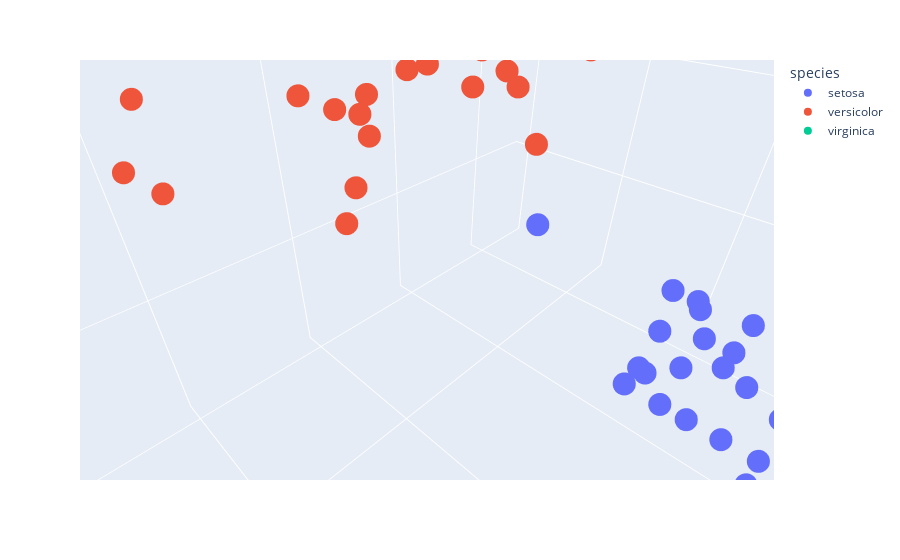

The code cell stored with this chart in its notebook:
### Code cell
import plotly.express as px
df = px.data.iris()
fig = px.scatter_3d(df, x='sepal_length', y='sepal_width', z='petal_width',
              color='species')
fig.show()

### Figure 1 — Plotly figure (JSON) as saved in the notebook; plotly's stock layout.template omitted (floating-point values rounded to 4 significant figures)
{"data": [{"hovertemplate": "species=setosa<br>sepal_length=%{x}<br>sepal_width=%{y}<br>petal_width=%{z}<extra></extra>", "legendgroup": "setosa", "marker": {"color": "#636efa", "symbol": "circle"}, "mode": "markers", "name": "setosa", "scene": "scene", "showlegend": true, "type": "scatter3d", "x": [5.1, 4.9, 4.7, 4.6, 5, 5.4, 4.6, 5, 4.4, 4.9, 5.4, 4.8, 4.8, 4.3, 5.8, 5.7, 5.4, 5.1, 5.7, 5.1, 5.4, 5.1, 4.6, 5.1, 4.8, 5, 5, 5.2, 5.2, 4.7, 4.8, 5.4, 5.2, 5.5, 4.9, 5, 5.5, 4.9, 4.4, 5.1, 5, 4.5, 4.4, 5, 5.1, 4.8, 5.1, 4.6, 5.3, 5], "y": [3.5, 3, 3.2, 3.1, 3.6, 3.9, 3.4, 3.4, 2.9, 3.1, 3.7, 3.4, 3, 3, 4, 4.4, 3.9, 3.5, 3.8, 3.8, 3.4, 3.7, 3.6, 3.3, 3.4, 3, 3.4, 3.5, 3.4, 3.2, 3.1, 3.4, 4.1, 4.2, 3.1, 3.2, 3.5, 3.1, 3, 3.4, 3.5, 2.3, 3.2, 3.5, 3.8, 3, 3.8, 3.2, 3.7, 3.3], "z": [0.2, 0.2, 0.2, 0.2, 0.2, 0.4, 0.3, 0.2, 0.2, 0.1, 0.2, 0.2, 0.1, 0.1, 0.2, 0.4, 0.4, 0.3, 0.3, 0.3, 0.2, 0.4, 0.2, 0.5, 0.2, 0.2, 0.4, 0.2, 0.2, 0.2, 0.2, 0.4, 0.1, 0.2, 0.1, 0.2, 0.2, 0.1, 0.2, 0.2, 0.3, 0.3, 0.2, 0.6, 0.4, 0.3, 0.2, 0.2, 0.2, 0.2]}, {"hovertemplate": "species=versicolor<br>sepal_length=%{x}<br>sepal_width=%{y}<br>petal_width=%{z}<extra></extra>", "legendgroup": "versicolor", "marker": {"color": "#EF553B", "symbol": "circle"}, "mode": "markers", "name": "versicolor", "scene": "scene", "showlegend": true, "type": "scatter3d", "x": [7, 6.4, 6.9, 5.5, 6.5, 5.7, 6.3, 4.9, 6.6, 5.2, 5, 5.9, 6, 6.1, 5.6, 6.7, 5.6, 5.8, 6.2, 5.6, 5.9, 6.1, 6.3, 6.1, 6.4, 6.6, 6.8, 6.7, 6, 5.7, 5.5, 5.5, 5.8, 6, 5.4, 6, 6.7, 6.3, 5.6, 5.5, 5.5, 6.1, 5.8, 5, 5.6, 5.7, 5.7, 6.2, 5.1, 5.7], "y": [3.2, 3.2, 3.1, 2.3, 2.8, 2.8, 3.3, 2.4, 2.9, 2.7, 2, 3, 2.2, 2.9, 2.9, 3.1, 3, 2.7, 2.2, 2.5, 3.2, 2.8, 2.5, 2.8, 2.9, 3, 2.8, 3, 2.9, 2.6, 2.4, 2.4, 2.7, 2.7, 3, 3.4, 3.1, 2.3, 3, 2.5, 2.6, 3, 2.6, 2.3, 2.7, 3, 2.9, 2.9, 2.5, 2.8], "z": [1.4, 1.5, 1.5, 1.3, 1.5, 1.3, 1.6, 1, 1.3, 1.4, 1, 1.5, 1, 1.4, 1.3, 1.4, 1.5, 1, 1.5, 1.1, 1.8, 1.3, 1.5, 1.2, 1.3, 1.4, 1.4, 1.7, 1.5, 1, 1.1, 1, 1.2, 1.6, 1.5, 1.6, 1.5, 1.3, 1.3, 1.3, 1.2, 1.4, 1.2, 1, 1.3, 1.2, 1.3, 1.3, 1.1, 1.3]}, {"hovertemplate": "species=virginica<br>sepal_length=%{x}<br>sepal_width=%{y}<br>petal_width=%{z}<extra></extra>", "legendgroup": "virginica", "marker": {"color": "#00cc96", "symbol": "circle"}, "mode": "markers", "name": "virginica", "scene": "scene", "showlegend": true, "type": "scatter3d", "x": [6.3, 5.8, 7.1, 6.3, 6.5, 7.6, 4.9, 7.3, 6.7, 7.2, 6.5, 6.4, 6.8, 5.7, 5.8, 6.4, 6.5, 7.7, 7.7, 6, 6.9, 5.6, 7.7, 6.3, 6.7, 7.2, 6.2, 6.1, 6.4, 7.2, 7.4, 7.9, 6.4, 6.3, 6.1, 7.7, 6.3, 6.4, 6, 6.9, 6.7, 6.9, 5.8, 6.8, 6.7, 6.7, 6.3, 6.5, 6.2, 5.9], "y": [3.3, 2.7, 3, 2.9, 3, 3, 2.5, 2.9, 2.5, 3.6, 3.2, 2.7, 3, 2.5, 2.8, 3.2, 3, 3.8, 2.6, 2.2, 3.2, 2.8, 2.8, 2.7, 3.3, 3.2, 2.8, 3, 2.8, 3, 2.8, 3.8, 2.8, 2.8, 2.6, 3, 3.4, 3.1, 3, 3.1, 3.1, 3.1, 2.7, 3.2, 3.3, 3, 2.5, 3, 3.4, 3], "z": [2.5, 1.9, 2.1, 1.8, 2.2, 2.1, 1.7, 1.8, 1.8, 2.5, 2, 1.9, 2.1, 2, 2.4, 2.3, 1.8, 2.2, 2.3, 1.5, 2.3, 2, 2, 1.8, 2.1, 1.8, 1.8, 1.8, 2.1, 1.6, 1.9, 2, 2.2, 1.5, 1.4, 2.3, 2.4, 1.8, 1.8, 2.1, 2.4, 2.3, 1.9, 2.3, 2.5, 2.3, 1.9, 2, 2.3, 1.8]}], "layout": {"autosize": true, "legend": {"title": {"text": "species"}, "tracegroupgap": 0}, "margin": {"t": 60}, "scene": {"aspectmode": "auto", "aspectratio": {"x": 1.31, "y": 0.8736, "z": 0.8736}, "camera": {"center": {"x": 0, "y": 0, "z": 0}, "eye": {"x": 0.05012, "y": 0.05012, "z": 0.05012}, "projection": {"type": "perspective"}, "up": {"x": 0, "y": 0, "z": 1}}, "domain": {"x": [0, 1], "y": [0, 1]}, "xaxis": {"title": {"text": "sepal_length"}, "type": "linear"}, "yaxis": {"title": {"text": "sepal_width"}, "type": "linear"}, "zaxis": {"title": {"text": "petal_width"}, "type": "linear"}}}}
